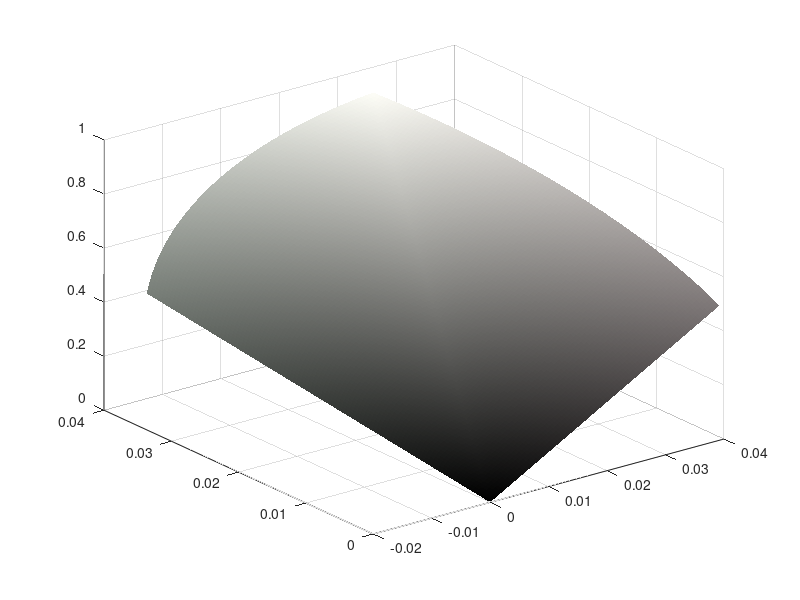

The MATLAB script that drew this image: (Note: this script raises an error after producing the figure.)
function varargout = colormanifolds(play)
% Different ways of visualising how the combining of colours (i.e.
% modifying a colour in two dimensions) translates to its effects in 3
% dimensional colour space (either HSV, xyY, etc.)
%
% Joshua Harvey 2017

if nargin == 0
    play = 'general';
end

v = 0;

if strcmp(play,'general')
    %% General implementation in HSV space
    
    HH1=[0 1/3 2/3 1/6 3/6 5/6];
    HH2=[1/3 2/3 0 3/6 5/6 1/6];
    sats=fliplr([1 .9 .75 .5 .25 .1 .05]);
    
    % % just for red-green
    % HH1=[0];
    % HH2=[1/3];
    % sats=[1];
    
    % % wide range of all colours
    % HH1 = [.1 .3 .5 .7 .9 .1 .3 .5 .6 .8];
    % HH2 = [HH1(3:7) HH1(3:7)-.1];
    % sats = [1 .9 .8 .7 .6 .3 .15 0];
    
    % % monohue (fully saturated)
    % HH1 = linspace(0,.99,100);
    % HH2 = HH1+.005;
    % sats = 1;
    
    % % oponent colours
    % HH1 = linspace(0,1,10);
    % HH2plus = HH1+.5;
    % integ=floor(HH2plus);
    % HH2=HH2plus-integ;
    % sats = 1;
    
    sscale = .5*pi; % .5*pi for cylinder
    
    figure('Color',[0 0 0]);
    v = 0;
    for j = 1:length(sats)
        for i = 1:length(HH1)
            % define colors in HSV
            H1 = hsv2rgb([HH1(i),sats(j),1]); % red
            H2 = hsv2rgb([HH2(i),sats(j),1]); % yellow
            
            h1r = linspace(0,H1(1),100);
            h1g = linspace(0,H1(2),100);
            h1b = linspace(0,H1(3),100);
            h2r = linspace(0,H2(1),100);
            h2g = linspace(0,H2(2),100);
            h2b = linspace(0,H2(3),100);
            
            [RX,RY] = meshgrid(h1r,h2r);
            [GX,GY] = meshgrid(h1g,h2g);
            [BX,BY] = meshgrid(h1b,h2b);
            
            R = (RX + RY); % add components of colors
            G = (GX + GY);
            B = (BX + BY);
            
            RGB = cat(3,R,G,B);
            RGBhsv = rgb2hsv(RGB);
            [HSVX, HSVY, HSVZ] = sph2cart(RGBhsv(:,:,1)*2*pi,(pi/2)-RGBhsv(:,:,2),0.5*RGBhsv(:,:,3));
            
            % need to correct V
            
            RGB1 = cat(3,RX,GX,BX); RGB2 = cat(3,RY,GY,BY);
            HSV1 = rgb2hsv(RGB1); HSV2 = rgb2hsv(RGB2);
            V12 = .5*(HSV1(:,:,3)+HSV2(:,:,3));
            [HSVX, HSVY, HSVZ] = sph2cart(RGBhsv(:,:,1)*2*pi,(pi/2)-sscale*RGBhsv(:,:,2),V12);
            
            % color displayed
            mapper = rgb2hsv(RGB/2);
            mapper2 = mapper;
            mapper2(:,:,3) = mapper(:,:,3)*2;
            RGBmapper = hsv2rgb(mapper2);
            
            mapper = hsv2rgb(cat(3,RGBhsv(:,:,1:2),V12));
            
            %         % rescale radius by value
            %         HSVZ = RGBhsv(:,:,3);
            
            s=surf(HSVX,HSVY,HSVZ,mapper); shading flat
            s.FaceAlpha=j/10+.3;
            xlim([-1 1]);
            ylim([-1 1]);
            zlim([-.2 1]);
            hold on
            axis off
            view([v 30])
            pause(0.1)
            v=v+5;
            ax=gca;
            ax.DataAspectRatio = [2 2 1];
            axis vis3d;
            if i*j == 1
                camzoom(1.3)
            end
        end
    end % for HSV space
    
elseif strcmp(play,'surface')
    %% define colors in hsv and plot in two dimensional surface
    r = [0 1 1];
    g = [1/3 1 1];
    o = ones([1,100]);
    
    rs = repmat(r,[100 1]).*[o;o;linspace(0,1,100)]';
    gs = repmat(g,[100 1]).*[o;o;linspace(0,1,100)]';
    
    [Hr,Hg] = meshgrid(rs(:,1),gs(:,1));
    [Sr,Sg] = meshgrid(rs(:,2),gs(:,2));
    [Vr,Vg] = meshgrid(rs(:,3),gs(:,3));
    
    rgbRG = hsv2rgb(Hr,Sr,Vr) + hsv2rgb(Hg,Sg,Vg);
    hsvRG = rgb2hsv(rgbRG);
    hueRG = hsvRG(:,:,1);
    
    surf(hueRG,rgbRG)
    shading flat
    
    hold on
    
    % add another colour
    g = [1/3 1 1];
    r = [2/3 1 1];
    o = ones([1,100]);
    
    rs = repmat(r,[100 1]).*[o;o;linspace(0,1,100)]';
    gs = repmat(g,[100 1]).*[o;o;linspace(0,1,100)]';
    
    [Hr,Hg] = meshgrid(rs(:,1),gs(:,1));
    [Sr,Sg] = meshgrid(rs(:,2),gs(:,2));
    [Vr,Vg] = meshgrid(rs(:,3),gs(:,3));
    
    rgbRG = hsv2rgb(Hr,Sr,Vr) + hsv2rgb(Hg,Sg,Vg);
    hsvRG = rgb2hsv(rgbRG);
    hueRG = hsvRG(:,:,1);
    figure('Color',[0 0 0]);
    surf(hueRG,rgbRG)
    shading flat
    
elseif strcmp(play,'physical')
    %% physical colours (wavelengths) %490-700 are opposite
    
    % %nearly monochromatic
    %waves1 = linspace(380,700,100);
    %waves2 = waves1+3;
    waves = linspace(380,700,40);
    waves1 = [waves waves waves waves waves];
    waves2 = rem([waves+5,waves+20,waves+40,waves+150,waves+210],700);
    
    sscale = 1; %.5*pi; % .5*pi for cylinder
    
    figure('Color',[0 0 0]);
    a = 148;
    e = 0;
    for j = 1 %:length(sats)
        for i = 1:length(waves1)
            % define colors in RGB
            H1 = MakeBruntonsRGB(waves1(i)); %
            H2 = MakeBruntonsRGB(waves2(i)); %
            
            h1r = linspace(0,H1(1),100);
            h1g = linspace(0,H1(2),100);
            h1b = linspace(0,H1(3),100);
            h2r = linspace(0,H2(1),100);
            h2g = linspace(0,H2(2),100);
            h2b = linspace(0,H2(3),100);
            
            
            [RX,RY] = meshgrid(h1r,h2r);
            [GX,GY] = meshgrid(h1g,h2g);
            [BX,BY] = meshgrid(h1b,h2b);
            
            R = (RX + RY); % add components of colors
            G = (GX + GY);
            B = (BX + BY);
            
            RGB = cat(3,R,G,B); % imshow(RGB)
            RGBhsv = rgb2hsv(RGB);
            % RGBhsv(:,:,2) = ones(100); % set all sats to 1
            [HSVX, HSVY, HSVZ] = sph2cart(RGBhsv(:,:,1)*2*pi,(pi/2)-RGBhsv(:,:,2),0.5*RGBhsv(:,:,3));
            
            % need to correct V
            
            RGB1 = cat(3,RX,GX,BX); RGB2 = cat(3,RY,GY,BY);
            HSV1 = rgb2hsv(RGB1); HSV2 = rgb2hsv(RGB2);
            V12 = .5*(HSV1(:,:,3)+HSV2(:,:,3));
            [HSVX, HSVY, HSVZ] = sph2cart(RGBhsv(:,:,1)*2*pi,(pi/2)-sscale*RGBhsv(:,:,2),V12);
            
            % figure,
            % quiver3(zeros(100),zeros(100),zeros(100),HSVX,HSVY,HSVZ);
            
            % color displayed
            mapper = rgb2hsv(RGB/2);
            mapper2 = mapper;
            mapper2(:,:,3) = mapper(:,:,3)*2;
            RGBmapper = hsv2rgb(mapper2);
            
            mapper = hsv2rgb(cat(3,RGBhsv(:,:,1:2),V12));
            
            surf(HSVX,HSVY,HSVZ,mapper); shading flat
            xlim([-1 1]);
            ylim([-1 1]);
            hold on
            axis off
            view([a e])
            pause(0.01)
            a=a+5;
            e=40*sin(i/15) +45;
            ax=gca;
            ax.DataAspectRatio = [2 2 1];
            axis vis3d;
        end
    end % for HSV space
    
else if strcmp(play,'xxy')
        %% physical colours (wavelengths) in xyY space with dp2xy (380-780)
        
        windex = [450:5:680];
        %windex([2 4 36 38 40:end-1])=[];
        
        waves = windex;
        waves1 = [waves waves waves];
        waves2 = [circshift(waves,20) circshift(waves,30) circshift(waves,2)];
        
        a = 130;
        e = 0;
        v=1;
        figure('Color',[0 0 0]);
        for i = 1:length(waves1)
            Ys = linspace(0,v,100); % varying luminence vector
            Y2 = meshgrid(Ys,Ys);
            
            H1 = dp2xy([waves1(i) .7]); % put nms into xy chrom
            H2 = dp2xy([waves2(i) .7]); % put nms into xy chrom ,ones(1,3)
            
            h1x = repmat(H1(1),100);
            h1y = repmat(H1(2),100);
            h1scale = repmat(Ys/v,[100 1]);
            
            h2x = repmat(H2(1),100);
            h2y = repmat(H2(2),100);
            h2scale = repmat((Ys/v)',[1 100]);
            
            [h1X,h1Y,h1Z]=xy2xyz(h1x,h1y); % into tristimulus XYZ
            [h2X,h2Y,h2Z]=xy2xyz(h2x,h2y); % into tristimulus XYZ
            
            X = (h1X.*h1scale)+(h2X.*h2scale); % combine stimulus values
            Y = (h1Y.*h1scale)+(h2Y.*h2scale);
            Z = (h1Z.*h1scale)+(h2Z.*h2scale);
            
            RGB = xyz2rgb(v*X,v*Y,v*Z); % imshow(RGB);
            
            % convert to chromaticity
            [x,y,Yc] = xyz2xyy(X,Y,Z);
            
            % figure, surf(X,Y,Z,RGB); shading flat
            surf(x,y,log(Y),RGB); shading flat, hold on
            xlim([0 .8])
            ylim([0 .8])
            axis off
            view([a e])
            pause(0.1)
            a=a+5;
            e=8*sin(i/15) +52;
            ax=gca;
            %         ax.DataAspectRatio = [2 2 1];
            %         if i*j == 1
            %             camzoom(1)
            %         end
            axis vis3d;
        end
        
    elseif strcmp(play,'saturated')
        %% view all saturated colors
        figure('Color',[0 0 0]);
        HH1 = linspace(0,.99,100); % across all hues 0-1
        HH2 = HH1+.005;
        HH2 = circshift(HH1,1);
        sats = 1;
        for j = 1:length(sats)
            for i = 1:length(HH1)
                % define colors in HSV
                H1 = hsv2rgb([HH1(i),sats(j),1]); % red
                H2 = hsv2rgb([HH2(i),sats(j),1]); % yellow
                
                h1r = linspace(0,H1(1),100);
                h1g = linspace(0,H1(2),100);
                h1b = linspace(0,H1(3),100);
                h2r = linspace(0,H2(1),100);
                h2g = linspace(0,H2(2),100);
                h2b = linspace(0,H2(3),100);
                
                [RX,RY] = meshgrid(h1r,h2r);
                [GX,GY] = meshgrid(h1g,h2g);
                [BX,BY] = meshgrid(h1b,h2b);
                
                R = (RX + RY); % add components of colors
                G = (GX + GY);
                B = (BX + BY);
                
                RGB = cat(3,R,G,B);
                RGBhsv = rgb2hsv(RGB);
                [HSVX, HSVY, HSVZ] = sph2cart(RGBhsv(:,:,1)*2*pi,(pi/2)-RGBhsv(:,:,2),0.5*RGBhsv(:,:,3));
                
                % need to correct V
                
                RGB1 = cat(3,RX,GX,BX); RGB2 = cat(3,RY,GY,BY);
                HSV1 = rgb2hsv(RGB1); HSV2 = rgb2hsv(RGB2);
                V12 = .5*(HSV1(:,:,3)+HSV2(:,:,3));
                [HSVX, HSVY, HSVZ] = sph2cart(RGBhsv(:,:,1)*2*pi,(pi/2)-RGBhsv(:,:,2),V12);
                
                % color displayed
                mapper = rgb2hsv(RGB/2);
                mapper2 = mapper;
                mapper2(:,:,3) = mapper(:,:,3)*2;
                RGBmapper = hsv2rgb(mapper2);
                
                mapper = hsv2rgb(cat(3,RGBhsv(:,:,1:2),V12));
                
                surf(HSVX,HSVY,HSVZ,RGB); shading flat
                hold on
                axis off
                view([v 0])
                pause(0.1)
                v=v+10;
                ax=gca;
                ax.DataAspectRatio = [3 3 1];
                xlim([-1 1]);
                ylim([-1 1]);
                axis vis3d;
            end
        end
    elseif strcmp(play,'vectors')
        %% just test combining 2 colors vectors..
        
        sam = [0 1 0];
        mike = [0.5 0 .5];
        smike = (sam+mike)/2;
        
        [Hsam,Ssam,Vsam] = rgb2hsv(sam);
        [Hmike,Smike,Vmike] = rgb2hsv(mike);
        [Hsmike,Ssmike,Vsmike] = rgb2hsv(smike);
        
        %Vsam = Vsam/2; Vmike = Vmike/2;
        Vsmike = (Vsam+Vmike)/2; % value has to be mean
        
        [Xsam,Ysam,Zsam] = sph2cart(Hsam,Ssam,Vsam);
        [Xmike,Ymike,Zmike] = sph2cart(Hmike,Smike,Vmike);
        [Xsmike,Ysmike,Zsmike] = sph2cart(Hsmike*2*pi,(pi/2)-Ssmike,Vsmike);
        
        % figure,
        % quiver3([0 0 0],[0 0 0],[0 0 0],[Xsam Xmike Xsmike],[Ysam Ymike Ysmike],[Zsam Zmike Zsmike]);
        
        %figure
        quiver3([0],[0],[0],[Xsam],[Ysam],[Zsam]); hold on
        quiver3([0],[0],[0],[Xmike],[Ymike],[Zmike]);
        quiver3([0],[0],[0],[Xsmike],[Ysmike],[Zsmike]);
    end
end